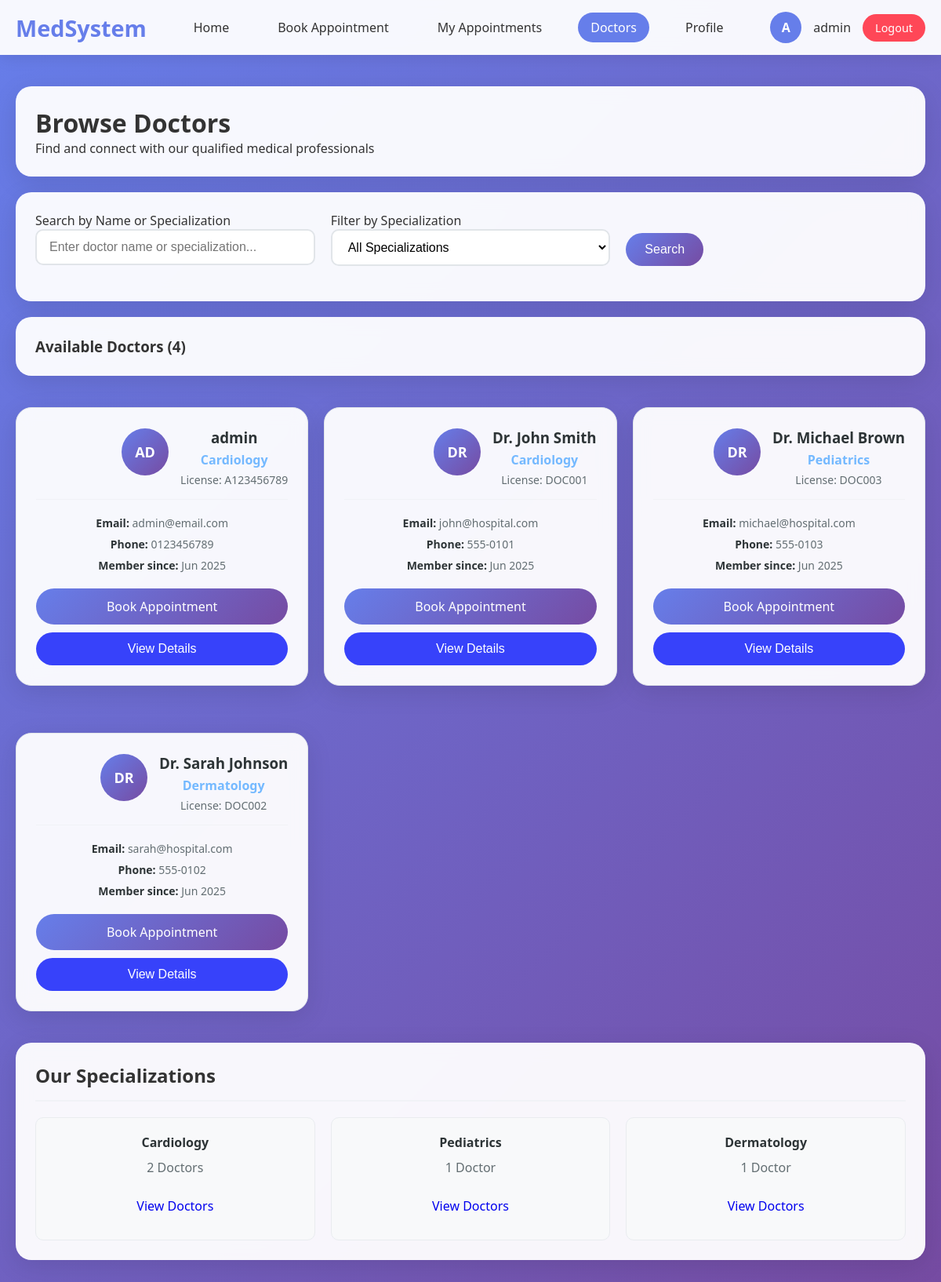
The page /patient/doctors.php (signed in) on the database its author committed.
### tables this page shows
CREATE TABLE `doctors` (
  `id` int(11) NOT NULL,
  `name` varchar(100) NOT NULL,
  `email` varchar(100) NOT NULL,
  `password` varchar(255) NOT NULL,
  `phone` varchar(20) DEFAULT NULL,
  `specialization` varchar(100) DEFAULT NULL,
  `license_number` varchar(50) DEFAULT NULL,
  `created_at` timestamp NOT NULL DEFAULT current_timestamp()
);

### config/classes.php (called while the page is built, shortened)
<?php
class Doctor {
    private $conn;
    public function __construct($db) {
        $this->conn = $db;
    }
    public function getAll() {
        $query = "SELECT * FROM doctors ORDER BY name";
        $stmt = $this->conn->prepare($query);
        $stmt->execute();
        return $stmt->fetchAll(PDO::FETCH_ASSOC);
    }
}
?>

### patient/doctors.php (the view, shortened to what this page needs)
<?php
require_once __DIR__ . '/../config/classes.php';
$database = new Database();
$db = $database->getConnection();
$doctor = new Doctor($db);
$doctors = $doctor->getAll();
$search = '';
$filtered_doctors = $doctors;
$specializations = array_unique(array_column($doctors, 'specialization'));
?>
<!DOCTYPE html>
<html lang="en">
<head>
    <link rel="stylesheet" href="../css/style.css">
</head>
<body>
    <div class="header">
        <div class="header-content">
            <a href="home.php" class="logo">MedSystem</a>
            <nav>
                <ul class="nav-menu">
                    <li><a href="home.php">Home</a></li>
                    <li><a href="appointment-form.php">Book Appointment</a></li>
                    <li><a href="appointments.php">My Appointments</a></li>
                    <li><a href="doctors.php" class="active">Doctors</a></li>
                    <li><a href="profile.php">Profile</a></li>
                </ul>
            </nav>
            <div class="user-info">
                <div class="user-avatar"><?php echo strtoupper(substr($_SESSION['user_name'], 0, 1)); ?></div>
                <span><?php echo $_SESSION['user_name']; ?></span>
                <a href="../logout.php" class="logout-btn">Logout</a>
            </div>
        </div>
    </div>
    <div class="container">
        <div class="card">
            <h1>Browse Doctors</h1>
            <p>Find and connect with our qualified medical professionals</p>
        </div>
        <div class="card">
            <form method="GET" class="search-form">
                <div class="grid grid-3">
                    <div class="form-group">
                        <label for="search">Search by Name or Specialization</label>
                        <input type="text"
                               id="search"
                               name="search"
                               class="form-input"
                               placeholder="Enter doctor name or specialization..."
                               value="<?php echo htmlspecialchars($search); ?>">
                    </div>
                    <div class="form-group">
                        <label for="specialization">Filter by Specialization</label>
                        <select id="specialization" name="specialization" class="form-select">
                            <option value="">All Specializations</option>
                        </select>
                    </div>
                    <div class="form-group" style="display: flex; align-items: flex-end;">
                        <button type="submit" class="btn btn-primary" style="margin-right: 10px;">Search</button>
                    </div>
                </div>
            </form>
        </div>
        <div class="card">
            <div class="d-flex justify-between align-center">
                <div>
                    <h3>Available Doctors (<?php echo count($filtered_doctors); ?>)</h3>
                </div>
            </div>
        </div>
        <?php if (empty($filtered_doctors)): ?>
            <div class="card text-center">
                <h3>No doctors found</h3>
                <p>Try adjusting your search criteria or browse all doctors.</p>
                <a href="doctors.php" class="btn btn-primary">View All Doctors</a>
            </div>
        <?php else: ?>
            <div class="grid grid-2">
                <?php foreach ($filtered_doctors as $doc): ?>
                    <div class="card doctor-card">
                        <div class="doctor-header">
                            <div class="doctor-avatar">
                                <?php echo strtoupper(substr($doc['name'], 0, 2)); ?>
                            </div>
                            <div class="doctor-info">
                                <h3><?php echo htmlspecialchars($doc['name']); ?></h3>
                                <p class="specialization"><?php echo htmlspecialchars($doc['specialization']); ?></p>
                                <p class="license">License: <?php echo htmlspecialchars($doc['license_number']); ?></p>
                            </div>
                        </div>
                        <div class="doctor-contact">
                            <div class="contact-item">
                                <strong>Email:</strong> <?php echo htmlspecialchars($doc['email']); ?>
                            </div>
                            <div class="contact-item">
                                <strong>Phone:</strong> <?php echo htmlspecialchars($doc['phone']); ?>
                            </div>
                            <div class="contact-item">
                                <strong>Member since:</strong> <?php echo date('M Y', strtotime($doc['created_at'])); ?>
                            </div>
                        </div>
                        <div class="doctor-actions">
                            <a href="appointment-form.php?doctor_id=<?php echo $doc['id']; ?>"
                               class="btn btn-primary btn-full">
                                Book Appointment
                            </a>
                            <button onclick="viewDoctorDetails(<?php echo $doc['id']; ?>)"
                                    class="btn btn-info btn-full">
                                View Details
                            </button>
                        </div>
                    </div>
                <?php endforeach; ?>
            </div>
        <?php endif; ?>
        <div class="card">
            <div class="card-header">
                <h2 class="card-title">Our Specializations</h2>
            </div>
            <div class="grid grid-4">
                <?php
                $spec_counts = array_count_values(array_column($doctors, 'specialization'));
                foreach ($spec_counts as $spec => $count):
                ?>
                    <div class="specialization-card">
                        <h4><?php echo htmlspecialchars($spec); ?></h4>
                        <p><?php echo $count; ?> Doctor<?php echo $count > 1 ? 's' : ''; ?></p>
                        <a href="doctors.php?specialization=<?php echo urlencode($spec); ?>"
                           class="btn btn-sm btn-outline">
                            View Doctors
                        </a>
                    </div>
                <?php endforeach; ?>
            </div>
        </div>
    </div>
</body>
</html>

### css/style.css (style rules this page uses)
* { margin: 0; padding: 0; box-sizing: border-box; }
body { font-family: 'Segoe UI', Tahoma, Geneva, Verdana, sans-serif; background: linear-gradient(135deg, #667eea 0%, #764ba2 100%); min-height: 100vh; color: #333; }
.container { max-width: 1200px; margin: 0 auto; padding: 20px; }
.header { background: rgba(255, 255, 255, 0.95); backdrop-filter: blur(10px); padding: 15px 0; box-shadow: 0 2px 20px rgba(0, 0, 0, 0.1); position: sticky; top: 0; z-index: 100; }
.header-content { display: flex; justify-content: space-between; align-items: center; max-width: 1200px; margin: 0 auto; padding: 0 20px; }
.logo { font-size: 1.8rem; font-weight: bold; color: #667eea; text-decoration: none; }
.nav-menu { display: flex; list-style: none; gap: 30px; }
.nav-menu a { text-decoration: none; color: #333; font-weight: 500; padding: 8px 16px; border-radius: 25px; transition: all 0.3s ease; }
.nav-menu a:hover, .nav-menu a.active { background: #667eea; color: white; transform: translateY(-2px); }
.user-info { display: flex; align-items: center; gap: 15px; }
.user-avatar { width: 40px; height: 40px; border-radius: 50%; background: #667eea; display: flex; align-items: center; justify-content: center; color: white; font-weight: bold; }
.logout-btn { background: #ff4757; color: white; border: none; padding: 8px 16px; border-radius: 20px; cursor: pointer; transition: all 0.3s ease; text-decoration: none; font-size: 0.9rem; }
.card { background: rgba(255, 255, 255, 0.95); backdrop-filter: blur(10px); border-radius: 20px; padding: 25px; margin: 20px 0; box-shadow: 0 8px 32px rgba(0, 0, 0, 0.1); transition: all 0.3s ease; }
.card-header { border-bottom: 2px solid #f1f2f6; padding-bottom: 15px; margin-bottom: 20px; }
.card-title { font-size: 1.5rem; color: #333; font-weight: 600; }
.form-group { margin-bottom: 20px; }
.form-input, .form-select, .form-textarea { width: 100%; padding: 12px 16px; border: 2px solid #e1e5e9; border-radius: 10px; font-size: 1rem; transition: all 0.3s ease; background: white; }
.btn { padding: 12px 24px; border: none; border-radius: 25px; font-size: 1rem; font-weight: 500; cursor: pointer; transition: all 0.3s ease; text-decoration: none; display: inline-block; text-align: center; }
.btn-primary { background: linear-gradient(135deg, #667eea 0%, #764ba2 100%); color: white; }
.btn-info { background: #3742fa; color: white; }
.grid { display: grid; gap: 20px; }
.grid-2 { grid-template-columns: repeat(auto-fit, minmax(300px, 1fr)); }
.grid-3 { grid-template-columns: repeat(auto-fit, minmax(250px, 1fr)); }
.grid-4 { grid-template-columns: repeat(auto-fit, minmax(200px, 1fr)); }
.doctor-card { text-align: center; padding: 25px; transition: all 0.3s ease; }
.doctor-avatar { width: 80px; height: 80px; border-radius: 50%; background: #667eea; display: flex; align-items: center; justify-content: center; color: white; font-size: 2rem; font-weight: bold; margin: 0 auto 15px; }
.d-flex { display: flex; }
.align-center { align-items: center; }
.justify-between { justify-content: space-between; }
.doctor-card { border: 1px solid #e1e5e9; transition: transform 0.2s, box-shadow 0.2s; }
.doctor-header { display: flex; align-items: center; margin-bottom: 20px; padding-bottom: 15px; border-bottom: 1px solid #f1f2f6; }
.doctor-avatar { width: 60px; height: 60px; border-radius: 50%; background: linear-gradient(135deg, #667eea 0%, #764ba2 100%); display: flex; align-items: center; justify-content: center; color: white; font-weight: bold; font-size: 18px; margin-right: 15px; }
.doctor-info h3 { margin: 0 0 5px 0; color: #2d3436; }
.specialization { color: #74b9ff; font-weight: 600; margin: 0 0 5px 0; }
.license { color: #636e72; font-size: 14px; margin: 0; }
.doctor-contact { margin-bottom: 20px; }
.contact-item { margin-bottom: 8px; font-size: 14px; color: #636e72; }
.contact-item strong { color: #2d3436; }
.doctor-actions { display: flex; flex-direction: column; gap: 10px; }
.btn-full { width: 100%; }
.specialization-card { text-align: center; padding: 20px; background: #f8f9fa; border-radius: 10px; border: 1px solid #e9ecef; }
.specialization-card h4 { margin: 0 0 10px 0; color: #2d3436; }
.specialization-card p { margin: 0 0 15px 0; color: #636e72; }
.search-form .grid { gap: 20px; }

### rows shown on the page
doctors: name "AD", name "admin", specialization "Cardiology", license_number "A123456789", email "admin@email.com", phone "0123456789", created_at "Jun 2025"
doctors: name "DR", name "Dr. John Smith", specialization "Cardiology", license_number "DOC001", email "john@hospital.com", phone "555-0101", created_at "Jun 2025"
doctors: name "DR", name "Dr. Michael Brown", specialization "Pediatrics", license_number "DOC003", email "michael@hospital.com", phone "555-0103", created_at "Jun 2025"
doctors: name "DR", name "Dr. Sarah Johnson", specialization "Dermatology", license_number "DOC002", email "sarah@hospital.com", phone "555-0102", created_at "Jun 2025"

### other values the page prints
substr($_SESSION['user_name'], 0, 1) "A"
$_SESSION['user_name'] "admin"
count($filtered_doctors) "4"
$spec "Cardiology"
$count "2"
$spec "Pediatrics"
$count "1"
$spec "Dermatology"
